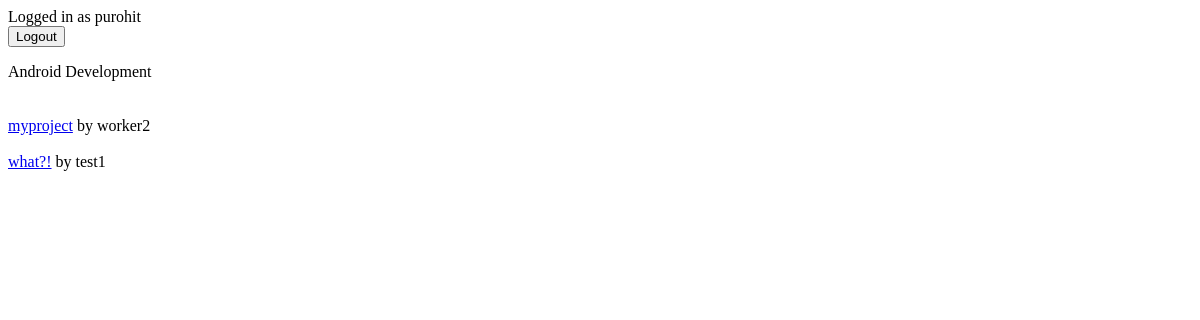
Page /androiddevelopment/ (signed in) on the earlier database version.
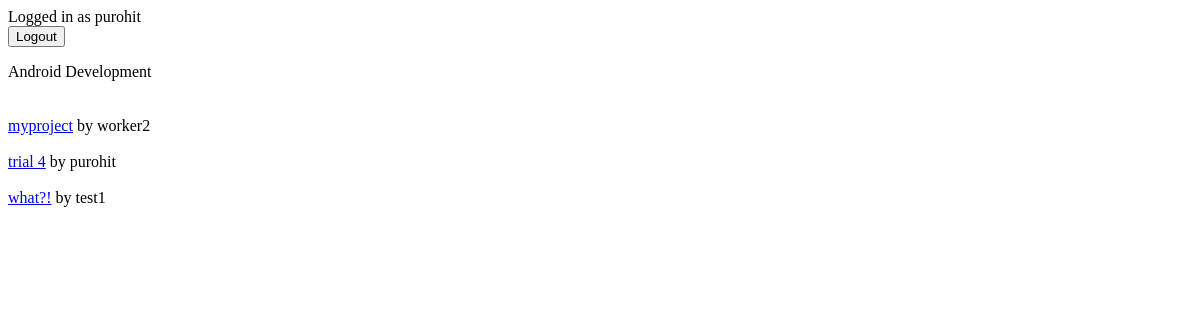
Same page on the later database version.
### Hookups/models.py (models this page shows, shortened)
class Project(models.Model):
	CATEGORIES_CHOICES = [
        ('WebDevelopment', 'WebDevelopment'),
        ('AndroidDevelopment', 'AndroidDevelopment'),
        ('BlockChain', 'BlockChain'),
        ('IOT', 'IOT'),
        ('MachineLearning', 'MachineLearning'),
		('IosDevelopment', 'IosDevelopment'),
		('DataScience', 'DataScience'),
		('Others', 'Others'),
    ]
	title=models.CharField(max_length=120)
	categories = models.CharField(max_length=100,choices=CATEGORIES_CHOICES,default='WebDevelopment',blank=False)
	image=models.ImageField(upload_to='Hookups/images/',blank=True)
	email=models.CharField(max_length=200)
	description=models.TextField()
	created=models.DateTimeField(auto_now_add=True)
	user=models.ForeignKey(User, on_delete=models.CASCADE)

### Hookups/views.py (the view)
# urls.py: path('androiddevelopment/',views.androiddevelopment,name="androiddevelopment"),
def androiddevelopment(request):
	projects = Project.objects.filter(categories='AndroidDevelopment')
	return render(request,'Hookup/androiddevelopment.html',{'projects':projects})

### Hookups/templates/Hookup/androiddevelopment.html (shortened to what this page needs)
{% extends 'Hookup/base.html' %}
{% block content %}
Android Development
{% for project in projects %}
<a href="{% url 'viewprojects' project.id %}">{{ project.title }}</a> by {{ project.user }}
{% endfor %}
{% endblock %}

Differences in the rows shown:
now on this page (row edited): Project: title "trial 4", user "purohit"
